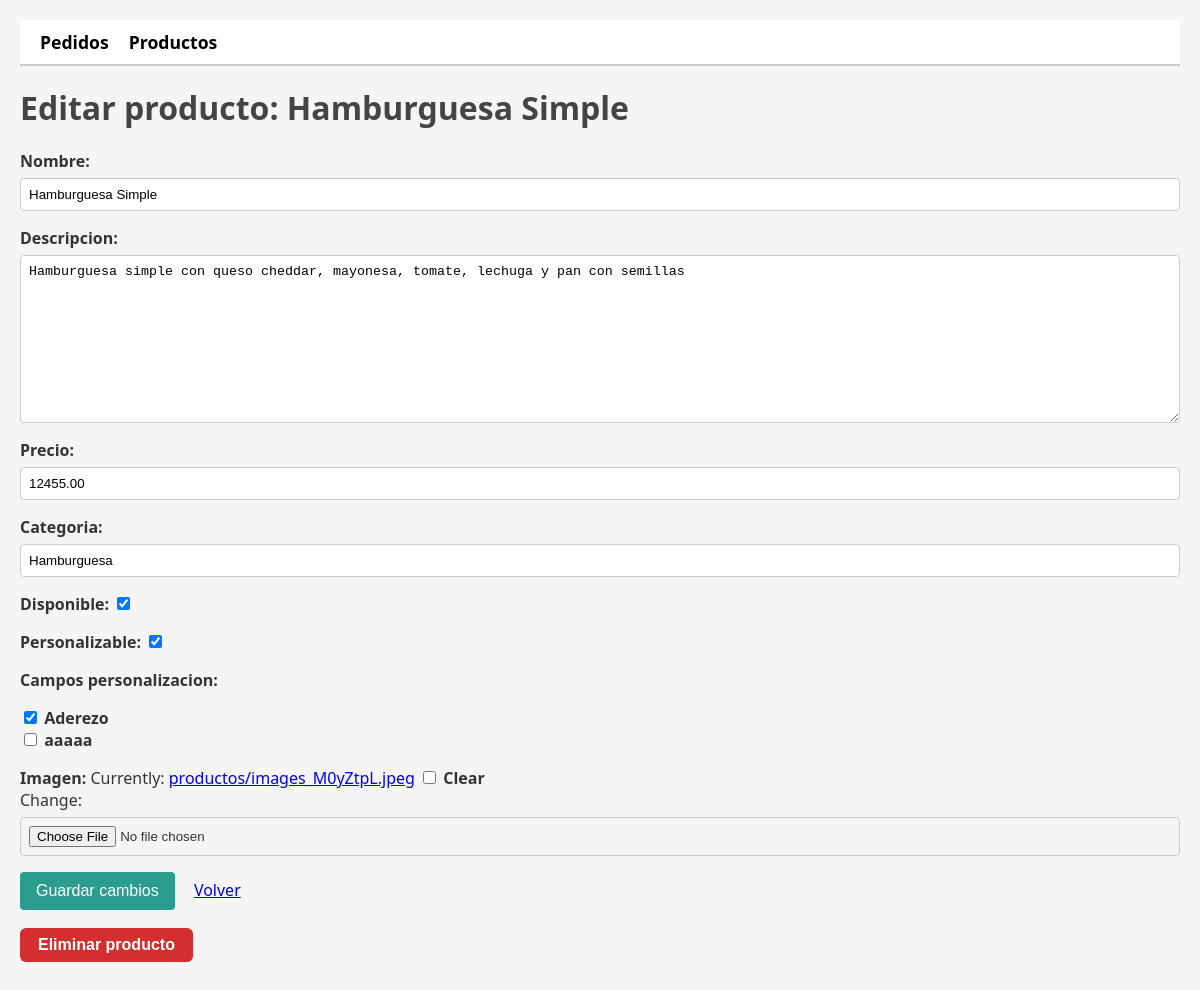
Page /panel/productos/1/editar/ on the earlier database version.
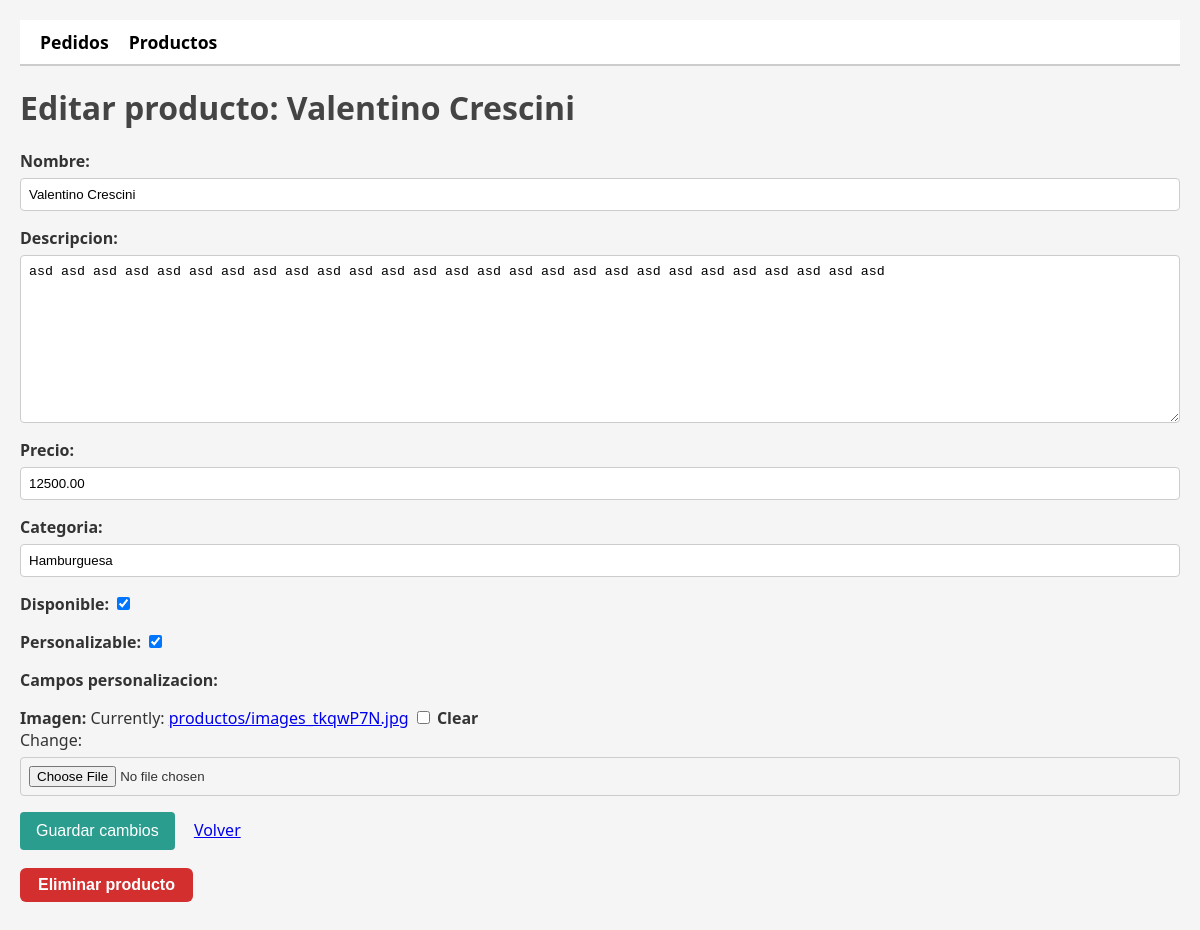
Same page on the later database version.
### mi_app/models.py (models this page shows, shortened)
class Producto(models.Model):
    nombre = models.CharField(max_length=100)
    descripcion = models.TextField(blank=True)
    precio = models.DecimalField(max_digits=8, decimal_places=2)
    categoria = models.CharField(max_length=50)
    disponible = models.BooleanField(default=True)
    personalizable = models.BooleanField(default=False)
    campos_personalizacion = models.ManyToManyField('PersonalizacionCampo', blank=True, related_name='productos')
    imagen = models.ImageField(upload_to='productos/', blank=True, null=True)  # 👈 campo nuevo

class PersonalizacionCampo(models.Model):
    nombre = models.CharField(max_length=100)
    es_multiple = models.BooleanField(default=False)  # NUEVO CAMPO
    def __str__(self):
        return self.nombre

### mi_app/views/admin.py (the view)
# urls.py: path('panel/productos/<int:pk>/editar/', views.editar_producto_admin, name='editar_producto_admin'),
def editar_producto_admin(request, pk):
    producto = get_object_or_404(Producto, pk=pk)
    if request.method == 'POST':
        form = ProductoForm(request.POST, request.FILES, instance=producto)
        if form.is_valid():
            form.save()
            return redirect('productos_admin')
    else:
        form = ProductoForm(instance=producto)
    return render(request, 'admin/editar_producto_admin.html', {'form': form, 'producto': producto})

### mi_app/forms.py
class ProductoForm(forms.ModelForm):
    class Meta:
        model = Producto
        fields = ['nombre', 'descripcion', 'precio', 'categoria', 'disponible', 'personalizable', 'campos_personalizacion', 'imagen']
        widgets = {
            'campos_personalizacion': forms.CheckboxSelectMultiple,
        }

### mi_app/templates/admin/editar_producto_admin.html (shortened to what this page needs)
{% load static %}
<link rel="stylesheet" href="{% static 'css/admin_panel.css' %}">
<nav class="admin-menu">
  <a href="{% url 'pedidos_admin' %}">Pedidos</a>
  <a href="{% url 'productos_admin' %}">Productos</a>
</nav>
<h1>Editar producto: {{ producto.nombre }}</h1>
<form method="post" enctype="multipart/form-data">
  {{ form.as_p }}
  <button type="submit">Guardar cambios</button>
  <a href="{% url 'productos_admin' %}" style="margin-left: 15px;">Volver</a>
</form>
<form method="post" action="{% url 'eliminar_producto_admin' producto.id %}" style="margin-top:18px;">
  <button type="submit" onclick="return confirm('¿Seguro que deseas eliminar este producto?')" style="background:#d32f2f;color:#fff;border:none;padding:8px 18px;border-radius:6px;font-weight:bold;cursor:pointer;">Eliminar producto</button>
</form>

Differences in the rows shown:
changed Producto "Hamburguesa": nombre "Hamburguesa Simple" → "Valentino Crescini"; descripcion "Hamburguesa simple con queso cheddar, mayonesa, tomate, lechuga y pan con semillas" → "asd asd asd asd asd asd asd asd asd asd asd asd asd asd asd asd asd asd asd asd asd asd asd asd asd asd asd"; precio "12455.00" → "12500.00"
Other differences:
form field campos_personalizacion: "☑ ☐" → (not shown)
text no longer shown: "Nombre: Descripcion: Precio: Categoria: Disponible: Personalizable: Campos personalizacion: Aderezo aaaaa Imagen: Currently: productos/images_M0yZtpL.jpeg Clear Change:"
text now shown: "Nombre: Descripcion: Precio: Categoria: Disponible: Personalizable: Campos personalizacion: Imagen: Currently: productos/images_tkqwP7N.jpg Clear Change:"
